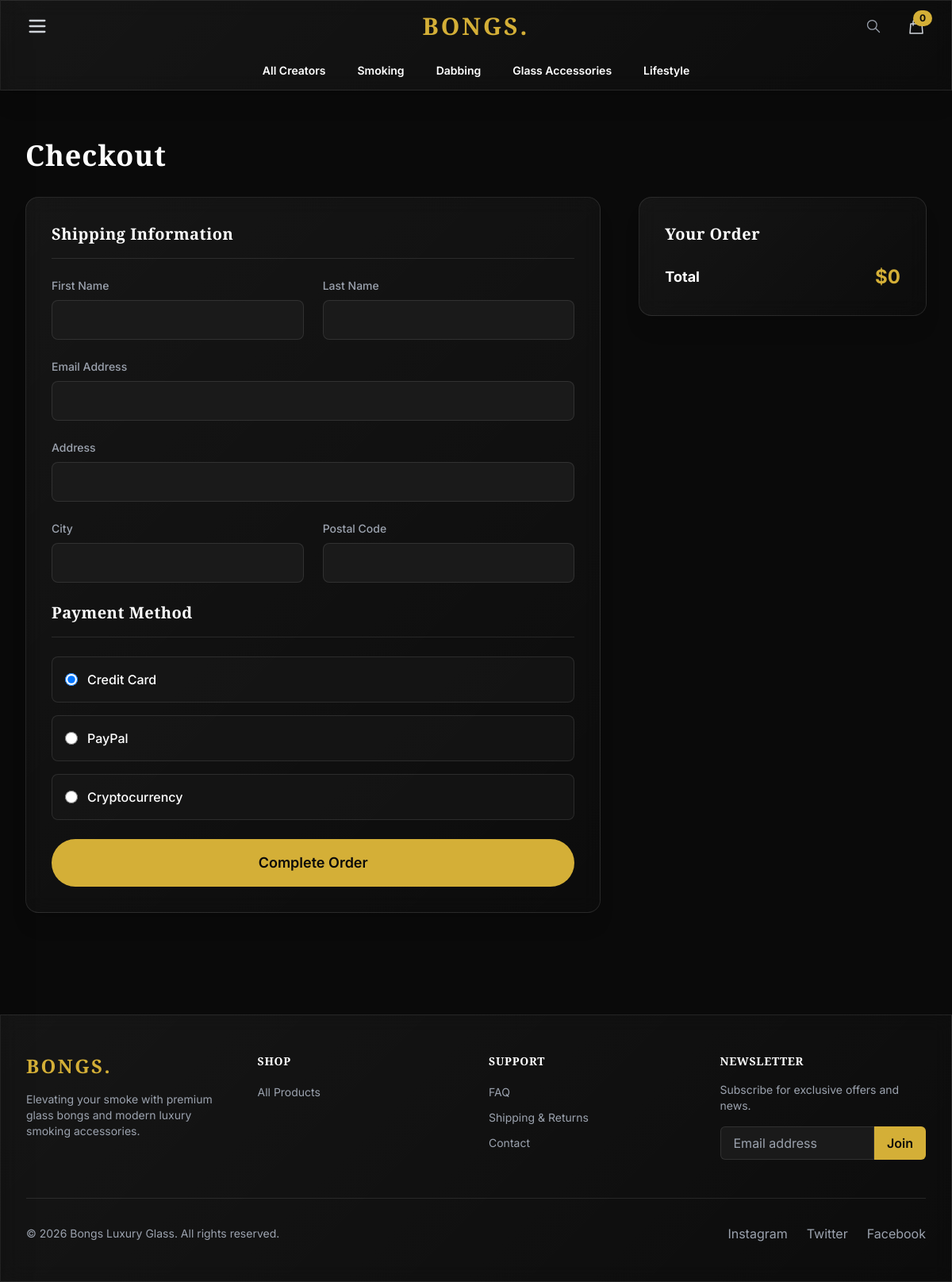
Page /orders/checkout/ on the committed database.
### shop/models.py (models this page shows, shortened)
class Category(models.Model):
    parent = models.ForeignKey('self', related_name='children', on_delete=models.CASCADE, blank=True, null=True)
    name = models.CharField(max_length=200)
    slug = models.SlugField(max_length=200, unique=True)
    description = models.TextField(blank=True)
    image = models.ImageField(upload_to='categories/%Y/%m/%d', blank=True)
    class Meta:
        ordering = ['name']
        verbose_name_plural = 'categories'

### orders/views.py (the view, shortened to what this page needs)
# urls.py: path('checkout/', views.checkout, name='checkout'),
def checkout(request):
    cart = Cart(request)
    return render(request, 'orders/checkout.html', {'cart': cart})

### orders/cart.py (called while the page is built)
    def __len__(self):
        return sum(item['quantity'] for item in self.cart.values())

    def get_total_price(self):
        return sum(Decimal(item['price']) * item['quantity'] for item in self.cart.values())

### orders/context_processors.py (called while the page is built)
def cart(request):
    return {'cart': Cart(request)}

### shop/context_processors.py (called while the page is built)
def shop_categories(request):
    top_names = ['All Creators', 'Smoking', 'Dabbing', 'Glass Accessories', 'Lifestyle']
    top_categories = Category.objects.filter(name__in=top_names, parent__isnull=True).prefetch_related('children__children')
    cases = [models.When(name=name, then=models.Value(i)) for i, name in enumerate(top_names)]
    top_categories = top_categories.annotate(custom_order=models.Case(*cases, output_field=models.IntegerField())).order_by('custom_order')
    return {'shop_top_categories': top_categories}

### templates/orders/checkout.html (shortened to what this page needs)
{% extends "base.html" %}
{% block content %}
<div class="max-w-7xl mx-auto px-4 sm:px-6 lg:px-8 py-12">
    <h1 class="text-4xl font-serif font-bold text-white mb-8">Checkout</h1>
    <div class="flex flex-col lg:flex-row gap-12">
        <div class="w-full lg:w-2/3">
            <div class="glass-card p-8">
                <h3 class="text-xl font-bold text-white mb-6 border-b border-white/10 pb-4">Shipping Information</h3>
                <form method="POST" action="{% url 'orders:checkout' %}" id="checkout-form" class="space-y-6">
                    <div class="grid grid-cols-1 md:grid-cols-2 gap-6">
                        <div>
                            <label class="block text-sm font-medium text-gray-400 mb-2">First Name</label>
                            <input type="text" name="first_name" required class="w-full bg-brand-muted border border-white/10 rounded-lg px-4 py-3 text-white focus:outline-none focus:border-brand-accent focus:ring-1 focus:ring-brand-accent">
                        </div>
                        <div>
                            <label class="block text-sm font-medium text-gray-400 mb-2">Last Name</label>
                            <input type="text" name="last_name" required class="w-full bg-brand-muted border border-white/10 rounded-lg px-4 py-3 text-white focus:outline-none focus:border-brand-accent focus:ring-1 focus:ring-brand-accent">
                        </div>
                    </div>
                    <div>
                        <label class="block text-sm font-medium text-gray-400 mb-2">Email Address</label>
                        <input type="email" name="email" required {% if user.is_authenticated %}value="{{ user.email }}"{% endif %} class="w-full bg-brand-muted border border-white/10 rounded-lg px-4 py-3 text-white focus:outline-none focus:border-brand-accent focus:ring-1 focus:ring-brand-accent">
                    </div>
                    <div>
                        <label class="block text-sm font-medium text-gray-400 mb-2">Address</label>
                        <input type="text" name="address" required class="w-full bg-brand-muted border border-white/10 rounded-lg px-4 py-3 text-white focus:outline-none focus:border-brand-accent focus:ring-1 focus:ring-brand-accent">
                    </div>
                    <div class="grid grid-cols-1 md:grid-cols-2 gap-6">
                        <div>
                            <label class="block text-sm font-medium text-gray-400 mb-2">City</label>
                            <input type="text" name="city" required class="w-full bg-brand-muted border border-white/10 rounded-lg px-4 py-3 text-white focus:outline-none focus:border-brand-accent focus:ring-1 focus:ring-brand-accent">
                        </div>
                        <div>
                            <label class="block text-sm font-medium text-gray-400 mb-2">Postal Code</label>
                            <input type="text" name="postal_code" required class="w-full bg-brand-muted border border-white/10 rounded-lg px-4 py-3 text-white focus:outline-none focus:border-brand-accent focus:ring-1 focus:ring-brand-accent">
                        </div>
                    </div>
                    <h3 class="text-xl font-bold text-white mt-12 mb-6 border-b border-white/10 pb-4">Payment Method</h3>
                    <div class="space-y-4 mb-8">
                        <label class="flex items-center p-4 border border-white/10 rounded-lg bg-brand-muted/50 cursor-pointer hover:border-brand-accent/50 transition-colors">
                            <input type="radio" name="payment_method" value="Credit Card" class="w-4 h-4 text-brand-accent bg-brand-dark border-white/10 focus:ring-brand-accent focus:ring-2" checked>
                            <span class="ml-3 text-white font-medium">Credit Card</span>
                        </label>
                        <label class="flex items-center p-4 border border-white/10 rounded-lg bg-brand-muted/50 cursor-pointer hover:border-brand-accent/50 transition-colors">
                            <input type="radio" name="payment_method" value="PayPal" class="w-4 h-4 text-brand-accent bg-brand-dark border-white/10 focus:ring-brand-accent focus:ring-2">
                            <span class="ml-3 text-white font-medium">PayPal</span>
                        </label>
                        <label class="flex items-center p-4 border border-white/10 rounded-lg bg-brand-muted/50 cursor-pointer hover:border-brand-accent/50 transition-colors">
                            <input type="radio" name="payment_method" value="Crypto" class="w-4 h-4 text-brand-accent bg-brand-dark border-white/10 focus:ring-brand-accent focus:ring-2">
                            <span class="ml-3 text-white font-medium">Cryptocurrency</span>
                        </label>
                    </div>
                    <button type="submit" class="btn-primary w-full py-4 text-lg">Complete Order</button>
                </form>
            </div>
        </div>
        <div class="w-full lg:w-1/3">
            <div class="glass-card p-8 sticky top-24">
                <h3 class="text-xl font-bold text-white mb-6">Your Order</h3>
                <div class="flex justify-between items-center mt-6">
                    <span class="text-lg font-bold text-white">Total</span>
                    <span class="text-2xl font-bold text-brand-accent">${{ cart.get_total_price }}</span>
                </div>
            </div>
        </div>
    </div>
</div>
{% endblock %}

### templates/base.html (shortened to what this page needs)
<!DOCTYPE html>
<html lang="en">
<head>
    <link href="https://unpkg.com/aos@2.3.1/dist/aos.css" rel="stylesheet">
    <script src="https://cdn.tailwindcss.com"></script>
</head>
<body class="min-h-screen flex flex-col" hx-headers='{"X-CSRFToken": "{{ csrf_token }}"}'>
    <header class="glass fixed w-full z-50 top-0 border-b border-white/10">
        <div class="max-w-7xl mx-auto px-4 sm:px-6 lg:px-8">
            <div class="flex justify-between items-center h-16">
                <div class="flex items-center w-1/3">
                    <button type="button" onclick="toggleSidebarMenu()" class="text-gray-300 hover:text-brand-accent focus:outline-none">
                        <svg class="w-7 h-7" fill="none" stroke="currentColor" viewBox="0 0 24 24">
                            <path stroke-linecap="round" stroke-linejoin="round" stroke-width="2" d="M4 6h16M4 12h16M4 18h16"></path>
                        </svg>
                    </button>
                </div>
                <div class="flex-shrink-0 flex items-center justify-center w-1/3">
                    <a href="/" class="text-3xl font-serif font-bold text-brand-accent tracking-widest">BONGS.</a>
                </div>
                <div class="flex items-center justify-end space-x-4 md:space-x-6 w-1/3">
                    <form action="{% url 'shop:product_list' %}" method="GET" class="relative group hidden sm:block">
                        <div class="absolute inset-y-0 right-0 pr-2 flex items-center pointer-events-none">
                            <svg class="w-5 h-5 text-gray-400 group-hover:text-brand-accent transition-colors" fill="none" stroke="currentColor" viewBox="0 0 24 24"><path stroke-linecap="round" stroke-linejoin="round" stroke-width="1.5" d="M21 21l-6-6m2-5a7 7 0 11-14 0 7 7 0 0114 0z"></path></svg>
                        </div>
                    </form>
                    <a href="{% url 'orders:cart_detail' %}" class="text-gray-300 hover:text-brand-accent transition-colors relative">
                        <svg class="w-6 h-6" fill="none" stroke="currentColor" viewBox="0 0 24 24"><path stroke-linecap="round" stroke-linejoin="round" stroke-width="1.5" d="M16 11V7a4 4 0 00-8 0v4M5 9h14l1 12H4L5 9z"></path></svg>
                        <span class="absolute -top-2 -right-2 bg-brand-accent text-brand-dark text-xs font-bold px-2 py-0.5 rounded-full">
                            {% with totlen=cart|length %}
                                {% if totlen > 0 %}{{ totlen }}{% else %}0{% endif %}
                            {% endwith %}
                        </span>
                    </a>
                </div>
            </div>
            <nav class="hidden md:flex justify-center items-center space-x-10 h-12">
                {% for top_cat in shop_top_categories %}
                    <div class="group h-full flex items-center">
                        <button type="button" class="text-white hover:text-brand-accent font-semibold text-sm transition-colors {% if category.get_root.slug == top_cat.slug %}text-brand-accent{% endif %} cursor-default">
                            {{ top_cat.name }}
                        </button>
                    </div>
                {% endfor %}
            </nav>
        </div>
    </header>
    <main class="flex-grow pt-24 lg:pt-32">
        {% block content %}
        {% endblock content %}
    </main>
    <footer class="glass border-t border-white/10 mt-20 py-12" data-aos="fade-up">
        <div class="max-w-7xl mx-auto px-4 sm:px-6 lg:px-8">
            <div class="grid grid-cols-1 md:grid-cols-4 gap-8">
                <div>
                    <span class="text-2xl font-serif font-bold text-brand-accent tracking-widest">BONGS.</span>
                    <p class="mt-4 text-sm text-gray-400">Elevating your smoke with premium glass bongs and modern luxury smoking accessories.</p>
                </div>
                <div>
                    <h3 class="text-sm font-semibold text-white tracking-wider uppercase">Shop</h3>
                    <ul class="mt-4 space-y-2">
                        <li><a href="{% url 'shop:product_list' %}" class="text-sm text-gray-400 hover:text-brand-accent">All Products</a></li>
                        </ul>
                </div>
                <div>
                    <h3 class="text-sm font-semibold text-white tracking-wider uppercase">Support</h3>
                    <ul class="mt-4 space-y-2">
                        <li><a href="{% url 'core:faq' %}" class="text-sm text-gray-400 hover:text-brand-accent">FAQ</a></li>
                        <li><a href="{% url 'core:faq' %}" class="text-sm text-gray-400 hover:text-brand-accent">Shipping & Returns</a></li>
                        <li><a href="{% url 'core:contact' %}" class="text-sm text-gray-400 hover:text-brand-accent">Contact</a></li>
                    </ul>
                </div>
                <div>
                    <h3 class="text-sm font-semibold text-white tracking-wider uppercase">Newsletter</h3>
                    <p class="mt-4 text-sm text-gray-400">Subscribe for exclusive offers and news.</p>
                    <form class="mt-4 flex">
                        <input type="email" class="w-full px-4 py-2 bg-brand-muted border border-white/10 rounded-l-md focus:outline-none focus:border-brand-accent text-white" placeholder="Email address">
                        <button type="submit" class="bg-brand-accent text-brand-dark px-4 py-2 rounded-r-md font-semibold hover:bg-yellow-600 transition-colors">Join</button>
                    </form>
                </div>
            </div>
            <div class="mt-12 border-t border-white/10 pt-8 flex justify-between items-center">
                <p class="text-sm text-gray-400">&copy; 2026 Bongs Luxury Glass. All rights reserved.</p>
                <div class="flex space-x-6 text-gray-400">
                    <a href="#" class="hover:text-brand-accent">Instagram</a>
                    <a href="#" class="hover:text-brand-accent">Twitter</a>
                    <a href="#" class="hover:text-brand-accent">Facebook</a>
                </div>
            </div>
        </div>
    </footer>
</body>
</html>

### rows in the picture
Category: name "All Creators"
Category: name "Smoking"
Category: name "Dabbing"
Category: name "Glass Accessories"
Category: name "Lifestyle"

### other values in the picture
{{ cart.get_total_price }} "0"
